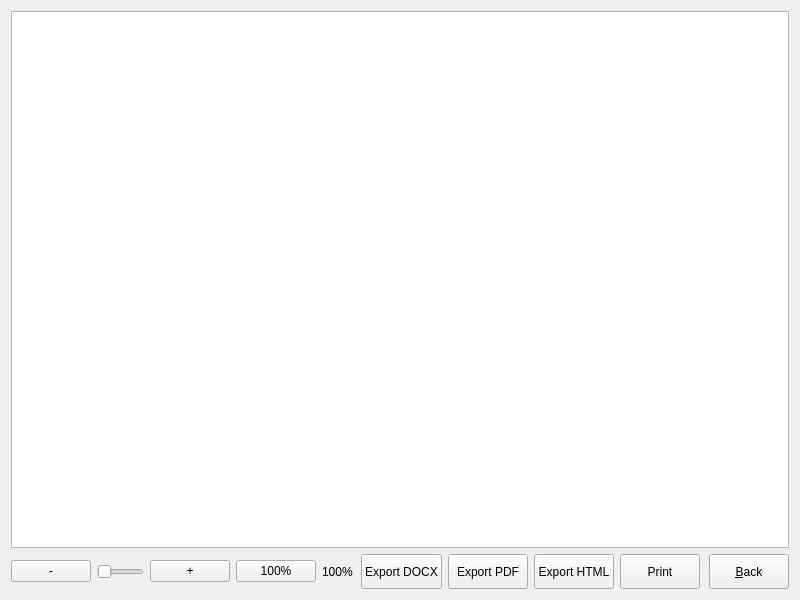
<?xml version="1.0" encoding="UTF-8"?>
<ui version="4.0">
 <class>PreviewPage</class>
 <widget class="QWidget" name="PreviewPage">
  <property name="geometry">
   <rect>
    <x>0</x>
    <y>0</y>
    <width>800</width>
    <height>600</height>
   </rect>
  </property>
  <property name="windowTitle">
   <string>Preview</string>
  </property>
  <layout class="QVBoxLayout" name="verticalLayout">
   <item>
    <widget class="QTextBrowser" name="previewBrowser">
     <property name="readOnly">
      <bool>true</bool>
     </property>
     <property name="openExternalLinks">
      <bool>false</bool>
     </property>
     <property name="acceptRichText">
      <bool>true</bool>
     </property>
    </widget>
   </item>
   <item>
    <layout class="QHBoxLayout" name="toolbarLayout">
     <item>
      <widget class="QPushButton" name="zoomOutButton">
       <property name="text">
        <string>-</string>
       </property>
      </widget>
     </item>
     <item>
      <widget class="QSlider" name="zoomSlider">
       <property name="orientation">
        <enum>Qt::Horizontal</enum>
       </property>
      </widget>
     </item>
     <item>
      <widget class="QPushButton" name="zoomInButton">
       <property name="text">
        <string>+</string>
       </property>
      </widget>
     </item>
     <item>
      <widget class="QPushButton" name="resetZoomButton">
       <property name="text">
        <string>100%</string>
       </property>
      </widget>
     </item>
     <item>
      <widget class="QLabel" name="zoomLabel">
       <property name="text">
        <string>100%</string>
       </property>
      </widget>
     </item>
     <item>
      <spacer name="horizontalSpacer">
       <property name="orientation">
        <enum>Qt::Horizontal</enum>
       </property>
       <property name="sizeHint" stdset="0">
        <size>
         <width>40</width>
         <height>20</height>
        </size>
       </property>
      </spacer>
     </item>
     <item>
      <widget class="QPushButton" name="exportDocxButton">
       <property name="text">
        <string>Export DOCX</string>
       </property>
       <property name="minimumSize">
        <size>
         <width>0</width>
         <height>35</height>
        </size>
       </property>
      </widget>
     </item>
     <item>
      <widget class="QPushButton" name="exportPdfButton">
       <property name="text">
        <string>Export PDF</string>
       </property>
       <property name="minimumSize">
        <size>
         <width>0</width>
         <height>35</height>
        </size>
       </property>
      </widget>
     </item>
     <item>
      <widget class="QPushButton" name="exportHtmlButton">
       <property name="text">
        <string>Export HTML</string>
       </property>
       <property name="minimumSize">
        <size>
         <width>0</width>
         <height>35</height>
        </size>
       </property>
      </widget>
     </item>
     <item>
      <widget class="QPushButton" name="printButton">
       <property name="text">
        <string>Print</string>
       </property>
       <property name="minimumSize">
        <size>
         <width>0</width>
         <height>35</height>
        </size>
       </property>
      </widget>
     </item>
     <item>
      <spacer name="horizontalSpacer2">
       <property name="orientation">
        <enum>Qt::Horizontal</enum>
       </property>
       <property name="sizeHint" stdset="0">
        <size>
         <width>40</width>
         <height>20</height>
        </size>
       </property>
      </spacer>
     </item>
     <item>
      <widget class="QPushButton" name="backButton">
       <property name="text">
        <string>&amp;Back</string>
       </property>
       <property name="minimumSize">
        <size>
         <width>0</width>
         <height>35</height>
        </size>
       </property>
      </widget>
     </item>
    </layout>
   </item>
  </layout>
 </widget>
 <resources/>
 <connections/>
</ui>
